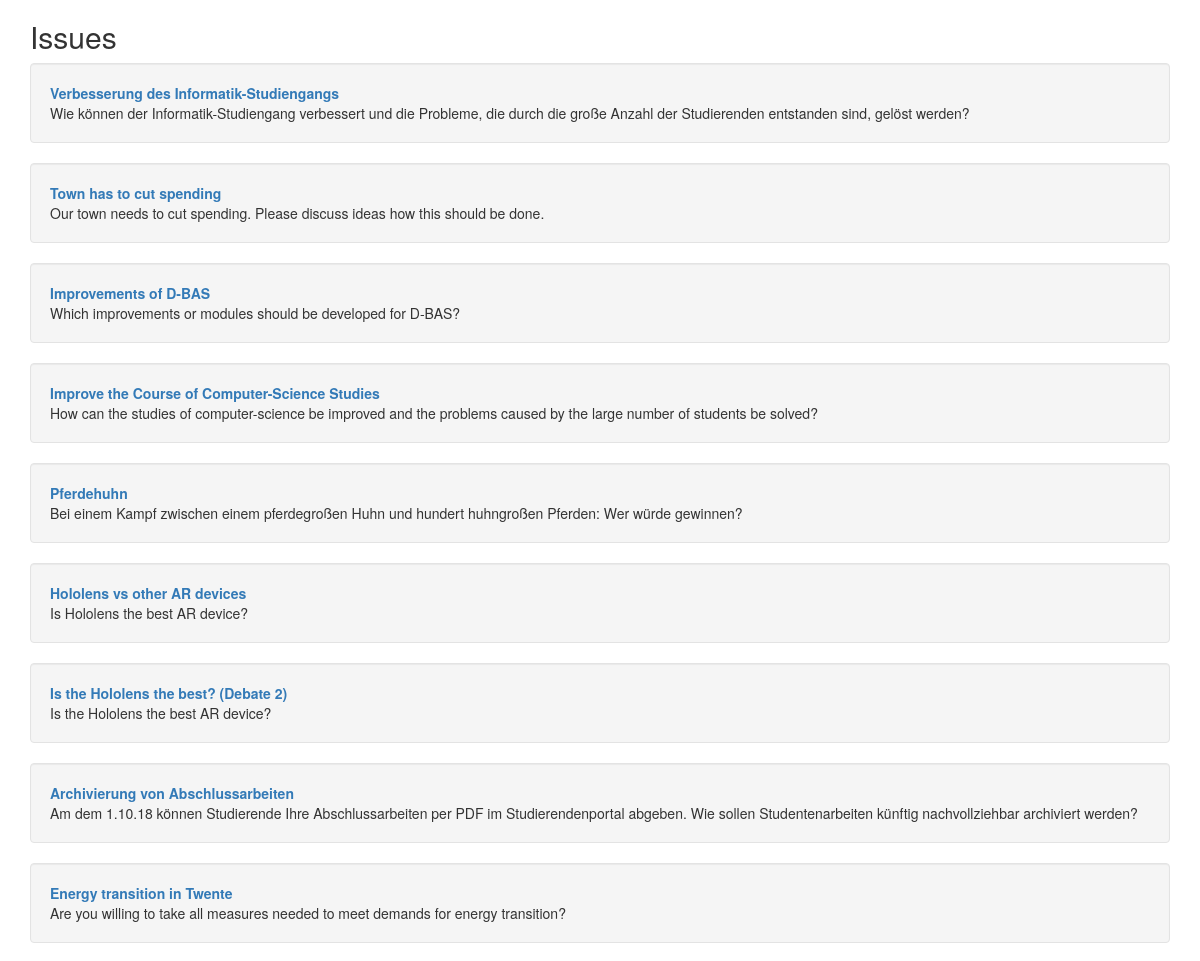
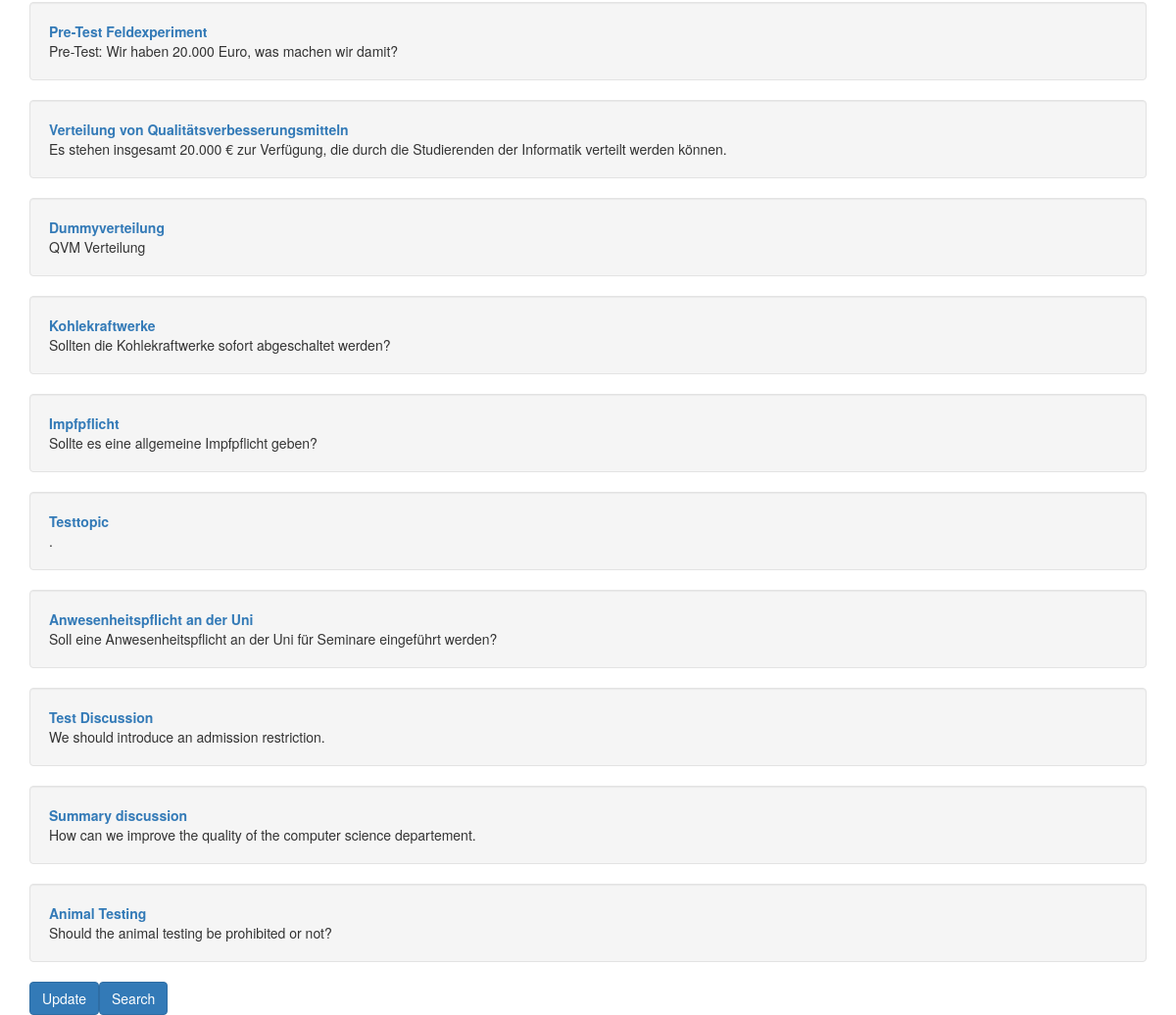
Screenshot of /w/ with the database file from the repository (2 pictures, top to bottom).
### wiki/models.py (models this page shows)
class Issue(models.Model):
    id = models.IntegerField(primary_key=True)
    issue_title = models.CharField(max_length=300)
    issue_info = models.TextField(max_length=500)
    lang = models.TextField(max_length=10)

### wiki/views.py (the view)
# urls.py: path('', views.IndexView.as_view(), name='index'),
class IndexView(ListView):
    template_name = 'wiki/index.html'
    context_object_name = 'discussion_topics'
    def get_queryset(self):
        return Issue.objects.all()

### wiki/templates/wiki/index.html (shortened to what this page needs)
<!DOCTYPE html>
<html lang="en">
<head>
    <link rel="stylesheet" href="https://maxcdn.bootstrapcdn.com/bootstrap/3.4.0/css/bootstrap.min.css">
</head>
<body>
<div class="container">
    <h2>Issues</h2>
    {% if discussion_topics %}
    <dl>
    {% for issue in discussion_topics %}
        <div class="well">
            <a href="{% url 'wiki:issue' issue.id %}"><dt>{{ issue.issue_title }}</dt></a>
                <dd>{{ issue.issue_info }}</dd>
        </div>
    {% endfor %}
    </dl>
{% else %}
    <p>No Issues are available.</p>
{% endif %}
    <table>
<form action="update" method="GET">
    <button class="btn btn-primary" onclick="location.href={% url 'wiki:update' %}">Update</button>
</form>
    <form action="search" method="GET">
    <button class="btn btn-primary" onclick="location.href={% url 'wiki:search' %}">Search</button>
</form></table>
</div>
</body>

### rows the page displays
Issue: issue_title "Verbesserung des Informatik-Studiengangs", issue_info "Wie können der Informatik-Studiengang verbessert und die Probleme, die durch die große Anzahl der Studierenden entstanden sind, gelöst werden?"
Issue: issue_title "Town has to cut spending", issue_info "Our town needs to cut spending. Please discuss ideas how this should be done."
Issue: issue_title "Improvements of D-BAS", issue_info "Which improvements or modules should be developed for D-BAS?"
Issue: issue_title "Improve the Course of Computer-Science Studies", issue_info "How can the studies of computer-science be improved and the problems caused by the large number of students be solved?"
Issue: issue_title "Pferdehuhn", issue_info "Bei einem Kampf zwischen einem pferdegroßen Huhn und hundert huhngroßen Pferden: Wer würde gewinnen?"
Issue: issue_title "Hololens vs other AR devices", issue_info "Is Hololens the best AR device?"
Issue: issue_title "Is the Hololens the best? (Debate 2)", issue_info "Is the Hololens the best AR device?"
Issue: issue_title "Archivierung von Abschlussarbeiten", issue_info "Am dem 1.10.18 können Studierende Ihre Abschlussarbeiten per PDF im Studierendenportal abgeben. Wie sollen Studentenarbeiten künftig nachvollziehbar archiviert werden?"
Issue: issue_title "Energy transition in Twente", issue_info "Are you willing to take all measures needed to meet demands for energy transition?"
Issue: issue_title "Pre-Test Feldexperiment", issue_info "Pre-Test: Wir haben 20.000 Euro, was machen wir damit?"
Issue: issue_title "Verteilung von Qualitätsverbesserungsmitteln", issue_info "Es stehen insgesamt 20.000 € zur Verfügung, die durch die Studierenden der Informatik verteilt werden können."
Issue: issue_title "Dummyverteilung", issue_info "QVM Verteilung"
Issue: issue_title "Kohlekraftwerke", issue_info "Sollten die Kohlekraftwerke sofort abgeschaltet werden?"
Issue: issue_title "Impfpflicht", issue_info "Sollte es eine allgemeine Impfpflicht geben?"
Issue: issue_title "Testtopic", issue_info "."
Issue: issue_title "Anwesenheitspflicht an der Uni", issue_info "Soll eine Anwesenheitspflicht an der Uni für Seminare eingeführt werden?"
Issue: issue_title "Test Discussion", issue_info "We should introduce an admission restriction."
Issue: issue_title "Summary discussion", issue_info "How can we improve the quality of the computer science departement."
Issue: issue_title "Animal Testing", issue_info "Should the animal testing be prohibited or not?"
